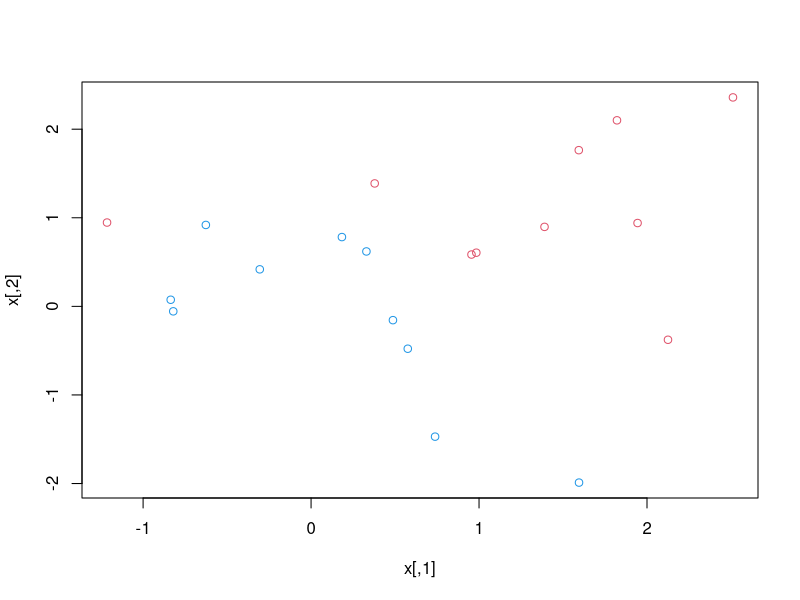
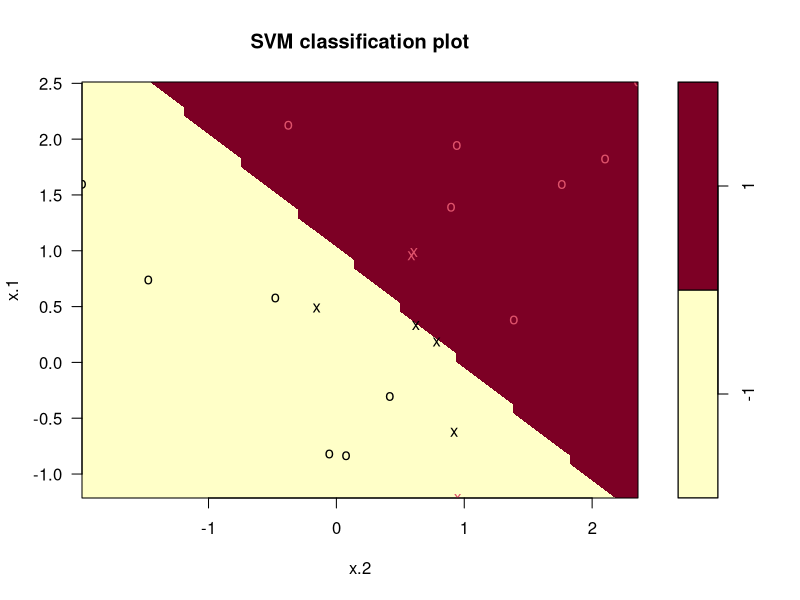
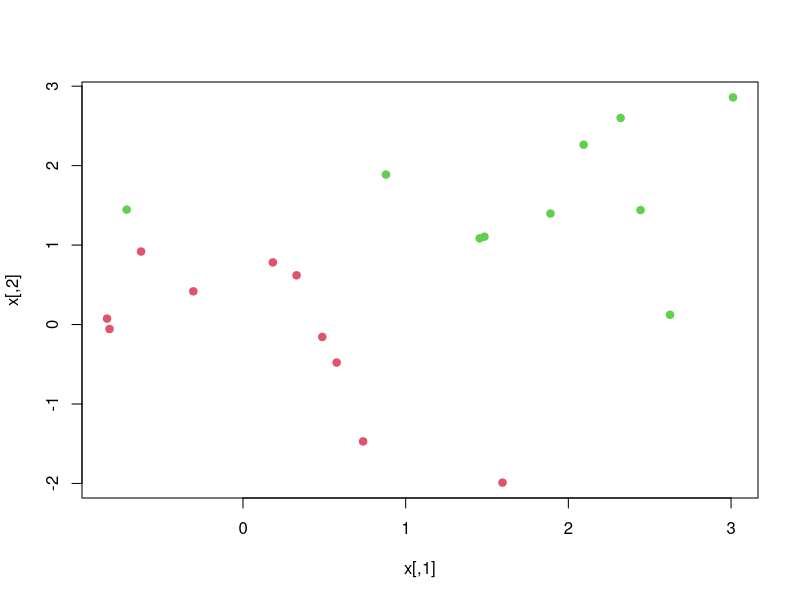
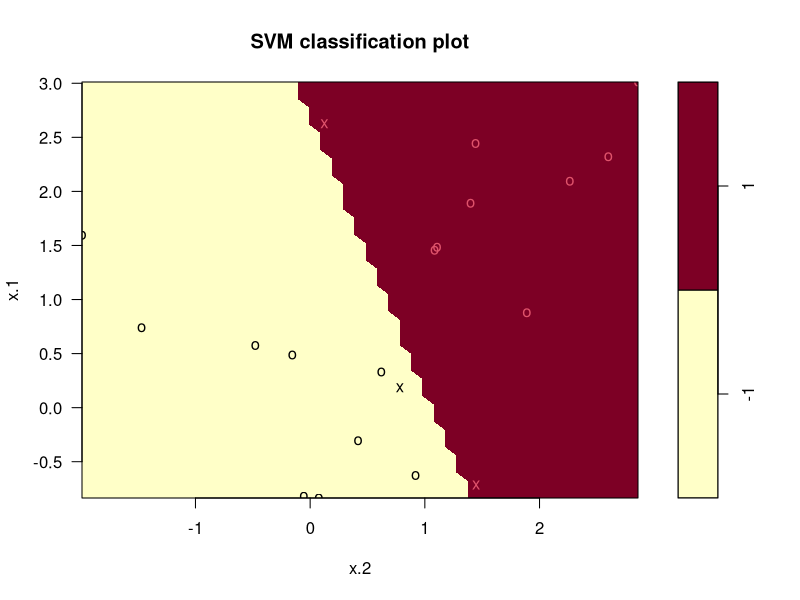
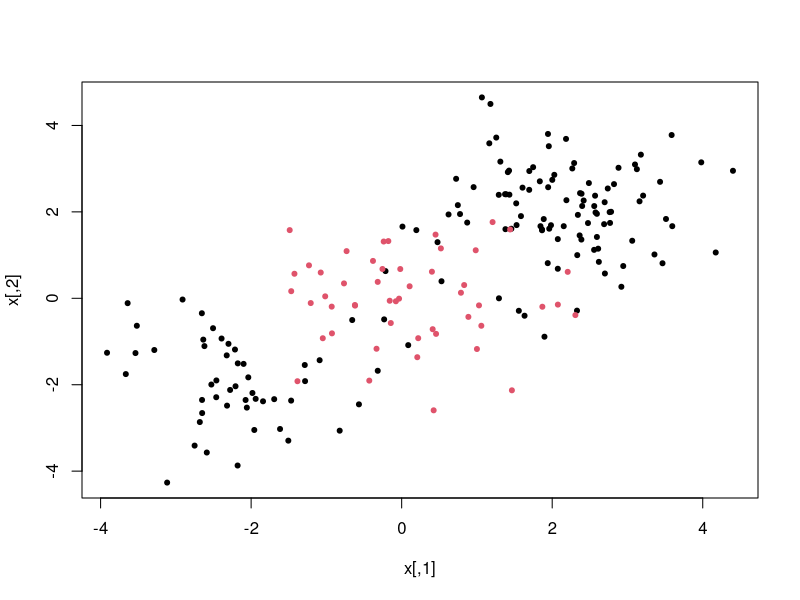
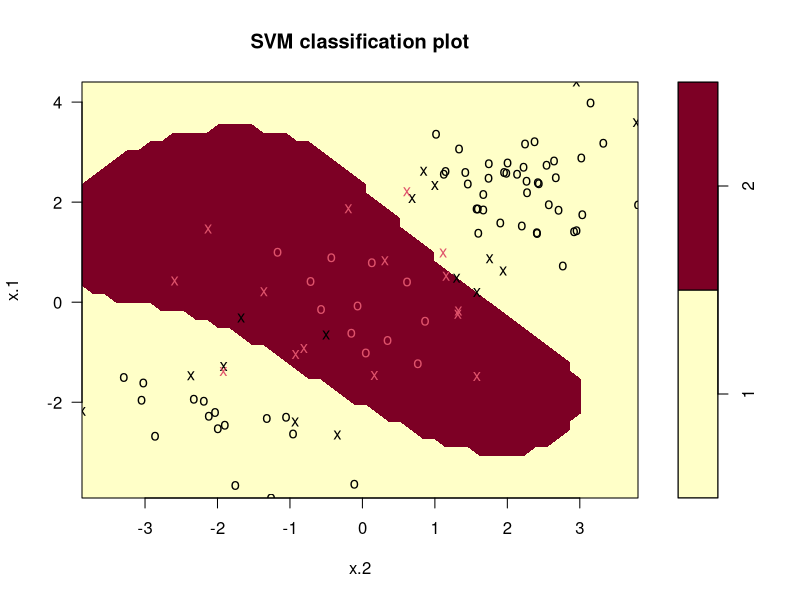

R code for these plots, in order:
#### Generate Random Data ####
library(e1071)
set.seed (1)
x <- matrix (rnorm (20*2) , ncol =2)
y <- c(rep (-1,10) , rep (1 ,10) )
x[y==1 ,] <- x[y==1,] + 1

plot(x, col =(3-y))
dat <- data.frame(x=x, y=as.factor(y))

#### Fit an SVM to the data ####
svmfit <-  svm(y ~ ., data=dat , kernel ="linear", cost =20,scale =FALSE )
plot(svmfit,dat)
svmfit$index

#### Tune the best parameter for cost ####
set.seed(1)
tune.out <- tune(svm ,y~.,data=dat ,kernel ="linear",
              ranges =list(cost=c(0.001 , 0.01, 0.1, 1,5,10,100) ))

summary(tune.out)
bestmod <- tune.out$best.model
summary(bestmod)

#### Generate a test data ####
set.seed(100)
xtest <- matrix (rnorm (20*2) , ncol =2)
ytest <- sample (c(-1,1) , 20, rep=TRUE)
xtest[ytest ==1 ,] <- xtest[ytest ==1,] + 1
testdat <- data.frame (x=xtest, y=as.factor(ytest))

#### Apply the model to the test data ####
ypred <- predict(bestmod,testdat)
table(predict=ypred, truth=testdat$y) ### Confusion matrix

#### Same analysis with cost=.01 ####
svmfit =svm(y~., data=dat , kernel ="linear", cost =.01,scale =FALSE )
ypred <- predict(svmfit,testdat)
table(predict=ypred, truth=testdat$y)

#### Increase distance between classes ####
x[y==1,] <- x[y==1,]+.5
plot(x, col =(y+5) /2, pch =19)
dat=data.frame(x=x,y=as.factor (y))

svmfit =svm(y~., data=dat , kernel ="linear", cost =1e5)
summary (svmfit )
plot(svmfit,dat)


################## SVM with Radial Classifier ####################
set.seed (1)
x <- matrix(rnorm (200*2), ncol =2)
x[1:100,]   <- x[1:100,]+2
x[101:150,] <- x[101:150,] -2
y <- c(rep(1,150),rep(2,50))
dat <- data.frame(x=x,y=as.factor(y))
plot(x, col=y, pch=20)

#### Train sample indice ####
train <- sample(200 ,100)
svmfit <- svm(y~.,data =dat[train,], kernel ="radial", gamma =1,cost =1)
plot(svmfit , dat[train ,])

#### Tune for the best parameter selection ####
set.seed(1)
tune.out <- tune(svm, y~., data=dat[train,], kernel ="radial",
              ranges =list(cost=c(0.1 ,1 ,10 ,100 ,1000),
                           gamma=c(0.5,1,2,3,4)))
summary (tune.out)
summary(svmfit)

##### Check accuracy of the best model ####
cmat <- table(true=dat[-train,]$y, pred=predict(tune.out$best.model,newdata=dat[-train,]))
cmat
sum(diag(cmat))/sum(cmat)

     